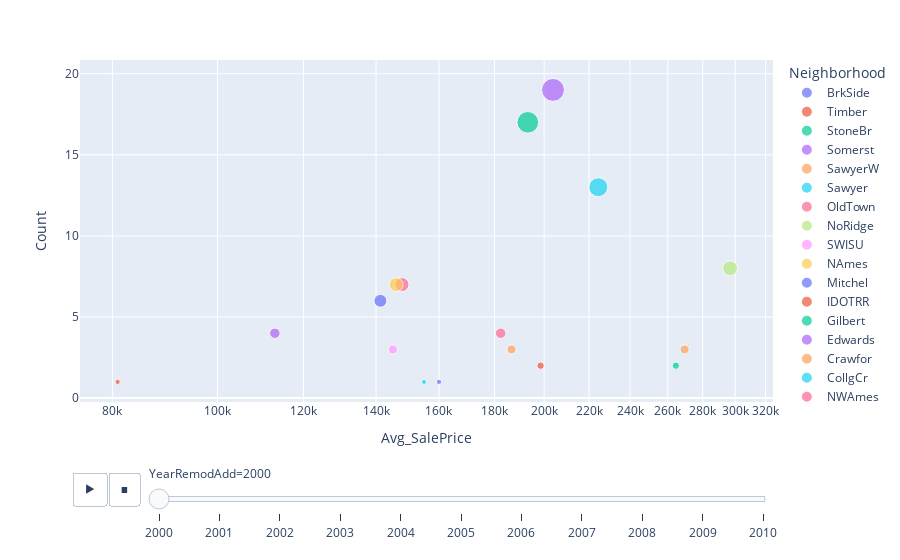

Write notebook code for a chart like this one.
### Code cell
# listing.YearBuilt = pd.to_datetime(listing.YearBuilt, format='%Y')
# listing.YearBuilt.dt.year.sort_values()

yr_nbhood = listing[listing['YearRemodAdd'] >= 2000].groupby(['YearRemodAdd','Neighborhood']).agg({'SalePrice': 'mean', 'PID': 'count'})
yr_nbhood.columns = ['Avg_SalePrice','Count']
yr_nbhood = yr_nbhood.reset_index()
yr_nbhood.head()

df = yr_nbhood.sort_values(by='YearRemodAdd', ascending=True)
fig = px.scatter(df, x="Avg_SalePrice", y="Count", animation_group="Neighborhood", animation_frame = 'YearRemodAdd', 
                 color="Neighborhood", hover_name="Neighborhood", size = 'Count',
                 log_x = True)
fig.show()

### Figure 1 — Plotly figure (JSON) as saved in the notebook; plotly's stock layout.template omitted (floating-point values rounded to 4 significant figures)
{"data": [{"hovertemplate": "<b>%{hovertext}</b><br><br>Neighborhood=BrkSide<br>YearRemodAdd=2000<br>Avg_SalePrice=%{x}<br>Count=%{marker.size}<extra></extra>", "hovertext": ["BrkSide"], "ids": ["BrkSide"], "legendgroup": "BrkSide", "marker": {"color": "#636efa", "size": [6], "sizemode": "area", "sizeref": 0.0725, "symbol": "circle"}, "mode": "markers", "name": "BrkSide", "orientation": "v", "showlegend": true, "type": "scatter", "x": [141300], "xaxis": "x", "y": [6], "yaxis": "y"}, {"hovertemplate": "<b>%{hovertext}</b><br><br>Neighborhood=Timber<br>YearRemodAdd=2000<br>Avg_SalePrice=%{x}<br>Count=%{marker.size}<extra></extra>", "hovertext": ["Timber"], "ids": ["Timber"], "legendgroup": "Timber", "marker": {"color": "#EF553B", "size": [2], "sizemode": "area", "sizeref": 0.0725, "symbol": "circle"}, "mode": "markers", "name": "Timber", "orientation": "v", "showlegend": true, "type": "scatter", "x": [198500], "xaxis": "x", "y": [2], "yaxis": "y"}, {"hovertemplate": "<b>%{hovertext}</b><br><br>Neighborhood=StoneBr<br>YearRemodAdd=2000<br>Avg_SalePrice=%{x}<br>Count=%{marker.size}<extra></extra>", "hovertext": ["StoneBr"], "ids": ["StoneBr"], "legendgroup": "StoneBr", "marker": {"color": "#00cc96", "size": [2], "sizemode": "area", "sizeref": 0.0725, "symbol": "circle"}, "mode": "markers", "name": "StoneBr", "orientation": "v", "showlegend": true, "type": "scatter", "x": [264500], "xaxis": "x", "y": [2], "yaxis": "y"}, {"hovertemplate": "<b>%{hovertext}</b><br><br>Neighborhood=Somerst<br>YearRemodAdd=2000<br>Avg_SalePrice=%{x}<br>Count=%{marker.size}<extra></extra>", "hovertext": ["Somerst"], "ids": ["Somerst"], "legendgroup": "Somerst", "marker": {"color": "#ab63fa", "size": [19], "sizemode": "area", "sizeref": 0.0725, "symbol": "circle"}, "mode": "markers", "name": "Somerst", "orientation": "v", "showlegend": true, "type": "scatter", "x": [203800.0], "xaxis": "x", "y": [19], "yaxis": "y"}, {"hovertemplate": "<b>%{hovertext}</b><br><br>Neighborhood=SawyerW<br>YearRemodAdd=2000<br>Avg_SalePrice=%{x}<br>Count=%{marker.size}<extra></extra>", "hovertext": ["SawyerW"], "ids": ["SawyerW"], "legendgroup": "SawyerW", "marker": {"color": "#FFA15A", "size": [3], "sizemode": "area", "sizeref": 0.0725, "symbol": "circle"}, "mode": "markers", "name": "SawyerW", "orientation": "v", "showlegend": true, "type": "scatter", "x": [269500], "xaxis": "x", "y": [3], "yaxis": "y"}, {"hovertemplate": "<b>%{hovertext}</b><br><br>Neighborhood=Sawyer<br>YearRemodAdd=2000<br>Avg_SalePrice=%{x}<br>Count=%{marker.size}<extra></extra>", "hovertext": ["Sawyer"], "ids": ["Sawyer"], "legendgroup": "Sawyer", "marker": {"color": "#19d3f3", "size": [1], "sizemode": "area", "sizeref": 0.0725, "symbol": "circle"}, "mode": "markers", "name": "Sawyer", "orientation": "v", "showlegend": true, "type": "scatter", "x": [155000], "xaxis": "x", "y": [1], "yaxis": "y"}, {"hovertemplate": "<b>%{hovertext}</b><br><br>Neighborhood=OldTown<br>YearRemodAdd=2000<br>Avg_SalePrice=%{x}<br>Count=%{marker.size}<extra></extra>", "hovertext": ["OldTown"], "ids": ["OldTown"], "legendgroup": "OldTown", "marker": {"color": "#FF6692", "size": [7], "sizemode": "area", "sizeref": 0.0725, "symbol": "circle"}, "mode": "markers", "name": "OldTown", "orientation": "v", "showlegend": true, "type": "scatter", "x": [147950], "xaxis": "x", "y": [7], "yaxis": "y"}, {"hovertemplate": "<b>%{hovertext}</b><br><br>Neighborhood=NoRidge<br>YearRemodAdd=2000<br>Avg_SalePrice=%{x}<br>Count=%{marker.size}<extra></extra>", "hovertext": ["NoRidge"], "ids": ["NoRidge"], "legendgroup": "NoRidge", "marker": {"color": "#B6E880", "size": [8], "sizemode": "area", "sizeref": 0.0725, "symbol": "circle"}, "mode": "markers", "name": "NoRidge", "orientation": "v", "showlegend": true, "type": "scatter", "x": [296750], "xaxis": "x", "y": [8], "yaxis": "y"}, {"hovertemplate": "<b>%{hovertext}</b><br><br>Neighborhood=SWISU<br>YearRemodAdd=2000<br>Avg_SalePrice=%{x}<br>Count=%{marker.size}<extra></extra>", "hovertext": ["SWISU"], "ids": ["SWISU"], "legendgroup": "SWISU", "marker": {"color": "#FF97FF", "size": [3], "sizemode": "area", "sizeref": 0.0725, "symbol": "circle"}, "mode": "markers", "name": "SWISU", "orientation": "v", "showlegend": true, "type": "scatter", "x": [145100.0], "xaxis": "x", "y": [3], "yaxis": "y"}, {"hovertemplate": "<b>%{hovertext}</b><br><br>Neighborhood=NAmes<br>YearRemodAdd=2000<br>Avg_SalePrice=%{x}<br>Count=%{marker.size}<extra></extra>", "hovertext": ["NAmes"], "ids": ["NAmes"], "legendgroup": "NAmes", "marker": {"color": "#FECB52", "size": [7], "sizemode": "area", "sizeref": 0.0725, "symbol": "circle"}, "mode": "markers", "name": "NAmes", "orientation": "v", "showlegend": true, "type": "scatter", "x": [146100], "xaxis": "x", "y": [7], "yaxis": "y"}, {"hovertemplate": "<b>%{hovertext}</b><br><br>Neighborhood=Mitchel<br>YearRemodAdd=2000<br>Avg_SalePrice=%{x}<br>Count=%{marker.size}<extra></extra>", "hovertext": ["Mitchel"], "ids": ["Mitchel"], "legendgroup": "Mitchel", "marker": {"color": "#636efa", "size": [1], "sizemode": "area", "sizeref": 0.0725, "symbol": "circle"}, "mode": "markers", "name": "Mitchel", "orientation": "v", "showlegend": true, "type": "scatter", "x": [160000], "xaxis": "x", "y": [1], "yaxis": "y"}, {"hovertemplate": "<b>%{hovertext}</b><br><br>Neighborhood=IDOTRR<br>YearRemodAdd=2000<br>Avg_SalePrice=%{x}<br>Count=%{marker.size}<extra></extra>", "hovertext": ["IDOTRR"], "ids": ["IDOTRR"], "legendgroup": "IDOTRR", "marker": {"color": "#EF553B", "size": [1], "sizemode": "area", "sizeref": 0.0725, "symbol": "circle"}, "mode": "markers", "name": "IDOTRR", "orientation": "v", "showlegend": true, "type": "scatter", "x": [80900], "xaxis": "x", "y": [1], "yaxis": "y"}, {"hovertemplate": "<b>%{hovertext}</b><br><br>Neighborhood=Gilbert<br>YearRemodAdd=2000<br>Avg_SalePrice=%{x}<br>Count=%{marker.size}<extra></extra>", "hovertext": ["Gilbert"], "ids": ["Gilbert"], "legendgroup": "Gilbert", "marker": {"color": "#00cc96", "size": [17], "sizemode": "area", "sizeref": 0.0725, "symbol": "circle"}, "mode": "markers", "name": "Gilbert", "orientation": "v", "showlegend": true, "type": "scatter", "x": [193200], "xaxis": "x", "y": [17], "yaxis": "y"}, {"hovertemplate": "<b>%{hovertext}</b><br><br>Neighborhood=Edwards<br>YearRemodAdd=2000<br>Avg_SalePrice=%{x}<br>Count=%{marker.size}<extra></extra>", "hovertext": ["Edwards"], "ids": ["Edwards"], "legendgroup": "Edwards", "marker": {"color": "#ab63fa", "size": [4], "sizemode": "area", "sizeref": 0.0725, "symbol": "circle"}, "mode": "markers", "name": "Edwards", "orientation": "v", "showlegend": true, "type": "scatter", "x": [112900.0], "xaxis": "x", "y": [4], "yaxis": "y"}, {"hovertemplate": "<b>%{hovertext}</b><br><br>Neighborhood=Crawfor<br>YearRemodAdd=2000<br>Avg_SalePrice=%{x}<br>Count=%{marker.size}<extra></extra>", "hovertext": ["Crawfor"], "ids": ["Crawfor"], "legendgroup": "Crawfor", "marker": {"color": "#FFA15A", "size": [3], "sizemode": "area", "sizeref": 0.0725, "symbol": "circle"}, "mode": "markers", "name": "Crawfor", "orientation": "v", "showlegend": true, "type": "scatter", "x": [186600.0], "xaxis": "x", "y": [3], "yaxis": "y"}, {"hovertemplate": "<b>%{hovertext}</b><br><br>Neighborhood=CollgCr<br>YearRemodAdd=2000<br>Avg_SalePrice=%{x}<br>Count=%{marker.size}<extra></extra>", "hovertext": ["CollgCr"], "ids": ["CollgCr"], "legendgroup": "CollgCr", "marker": {"color": "#19d3f3", "size": [13], "sizemode": "area", "sizeref": 0.0725, "symbol": "circle"}, "mode": "markers", "name": "CollgCr", "orientation": "v", "showlegend": true, "type": "scatter", "x": [224400.0], "xaxis": "x", "y": [13], "yaxis": "y"}, {"hovertemplate": "<b>%{hovertext}</b><br><br>Neighborhood=NWAmes<br>YearRemodAdd=2000<br>Avg_SalePrice=%{x}<br>Count=%{marker.size}<extra></extra>", "hovertext": ["NWAmes"], "ids": ["NWAmes"], "legendgroup": "NWAmes", "marker": {"color": "#FF6692", "size": [4], "sizemode": "area", "sizeref": 0.0725, "symbol": "circle"}, "mode": "markers", "name": "NWAmes", "orientation": "v", "showlegend": true, "type": "scatter", "x": [182375], "xaxis": "x", "y": [4], "yaxis": "y"}], "layout": {"legend": {"itemsizing": "constant", "title": {"text": "Neighborhood"}, "tracegroupgap": 0}, "margin": {"t": 60}, "sliders": [{"active": 0, "currentvalue": {"prefix": "YearRemodAdd="}, "len": 0.9, "pad": {"b": 10, "t": 60}, "steps": [{"args": [["2000"], {"frame": {"duration": 0, "redraw": false}, "fromcurrent": true, "mode": "immediate", "transition": {"duration": 0, "easing": "linear"}}], "label": "2000", "method": "animate"}, {"args": [["2001"], {"frame": {"duration": 0, "redraw": false}, "fromcurrent": true, "mode": "immediate", "transition": {"duration": 0, "easing": "linear"}}], "label": "2001", "method": "animate"}, {"args": [["2002"], {"frame": {"duration": 0, "redraw": false}, "fromcurrent": true, "mode": "immediate", "transition": {"duration": 0, "easing": "linear"}}], "label": "2002", "method": "animate"}, {"args": [["2003"], {"frame": {"duration": 0, "redraw": false}, "fromcurrent": true, "mode": "immediate", "transition": {"duration": 0, "easing": "linear"}}], "label": "2003", "method": "animate"}, {"args": [["2004"], {"frame": {"duration": 0, "redraw": false}, "fromcurrent": true, "mode": "immediate", "transition": {"duration": 0, "easing": "linear"}}], "label": "2004", "method": "animate"}, {"args": [["2005"], {"frame": {"duration": 0, "redraw": false}, "fromcurrent": true, "mode": "immediate", "transition": {"duration": 0, "easing": "linear"}}], "label": "2005", "method": "animate"}, {"args": [["2006"], {"frame": {"duration": 0, "redraw": false}, "fromcurrent": true, "mode": "immediate", "transition": {"duration": 0, "easing": "linear"}}], "label": "2006", "method": "animate"}, {"args": [["2007"], {"frame": {"duration": 0, "redraw": false}, "fromcurrent": true, "mode": "immediate", "transition": {"duration": 0, "easing": "linear"}}], "label": "2007", "method": "animate"}, {"args": [["2008"], {"frame": {"duration": 0, "redraw": false}, "fromcurrent": true, "mode": "immediate", "transition": {"duration": 0, "easing": "linear"}}], "label": "2008", "method": "animate"}, {"args": [["2009"], {"frame": {"duration": 0, "redraw": false}, "fromcurrent": true, "mode": "immediate", "transition": {"duration": 0, "easing": "linear"}}], "label": "2009", "method": "animate"}, {"args": [["2010"], {"frame": {"duration": 0, "redraw": false}, "fromcurrent": true, "mode": "immediate", "transition": {"duration": 0, "easing": "linear"}}], "label": "2010", "method": "animate"}], "x": 0.1, "xanchor": "left", "y": 0, "yanchor": "top"}], "updatemenus": [{"buttons": [{"args": [null, {"frame": {"duration": 500, "redraw": false}, "fromcurrent": true, "mode": "immediate", "transition": {"duration": 500, "easing": "linear"}}], "label": "&#9654;", "method": "animate"}, {"args": [[null], {"frame": {"duration": 0, "redraw": false}, "fromcurrent": true, "mode": "immediate", "transition": {"duration": 0, "easing": "linear"}}], "label": "&#9724;", "method": "animate"}], "direction": "left", "pad": {"r": 10, "t": 70}, "showactive": false, "type": "buttons", "x": 0.1, "xanchor": "right", "y": 0, "yanchor": "top"}], "xaxis": {"anchor": "y", "domain": [0, 1], "title": {"text": "Avg_SalePrice"}, "type": "log"}, "yaxis": {"anchor": "x", "domain": [0, 1], "title": {"text": "Count"}}}}
